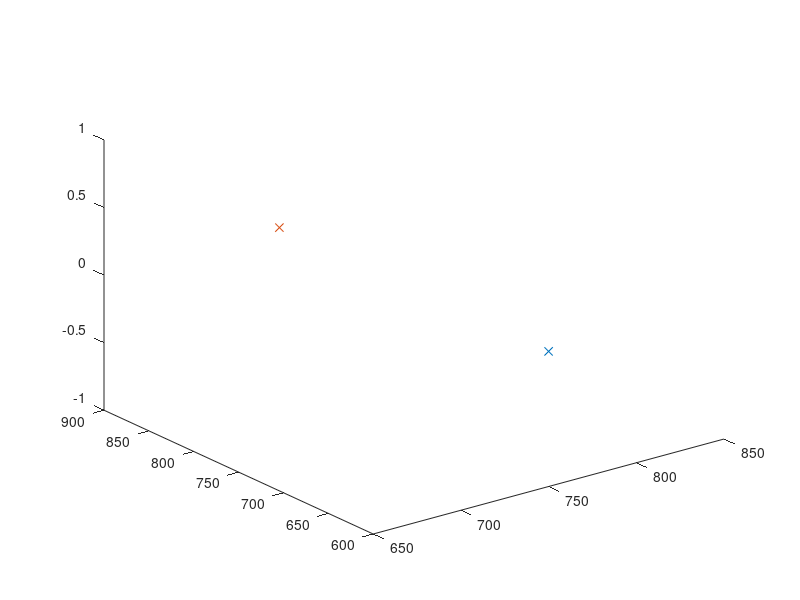

Source code (MATLAB): (Note: this script raises an error after producing the figure.)
clc;clear all;
n = 2;% input('Enter number of buildings in urban environment: ');

rotate3d;
z = 600;%input('Enter the height of UAV: ');
const1 = 0;const2 = 1500;
R = [750,0,0];%input('Enter the point on the road: ');


ad = [300,200,200];%input('Enter [l,w,h] of 1st building: ');
bd = [300,200,300];%input('Enter [l,w,h] of 2nd 1building: ');
wr = 200;%input('Enter width of the road: ');

a = [0,750,0];%input('Enter centre of building: ');
b = [0,750,0];
a(1,1) = 750 + (wr/2) + (ad(1,2)/2);
b(1,1) = 750 - (wr/2) - (bd(1,2)/2);

la = ad(1,1);wa = ad(1,2);ha = ad(1,3);

lb = bd(1,1);wb = bd(1,2);hb = bd(1,3);


R(1,2) = 750 - (la/2) + 0.00001;%input('Enter y coordinate of point on road: ');

plot3(R(1,1),R(1,2),0,'-x');

if (R(1,2)<=750+(la/2)) && (R(1,2)>=750-(la/2)) && (R(1,2)<=750+(lb/2)) && (R(1,2)>=750-(lb/2)) 

P1(1,1) = R(1,1) + (wr/2)*((const2 - R(1,2))/(750+(la/2) - R(1,2)));P1(1,2) = const2;

P2(1,1) = R(1,1) + (wr/2)*(z/ha);P2(1,2) = R(1,2) + (750+(la/2)- R(1,2))*(z/ha);

P3(1,1) = R(1,1) + (wr/2)*(z/ha);P3(1,2) = R(1,2) + (750 - (la/2) - R(1,2))*(z/ha);

P4(1,1) = R(1,1) + (wr/2)*((const1 - R(1,2))/(750 -(la/2) - R(1,2)));P4(1,2) = const1;

P5(1,1) = R(1,1) + (-wr/2)*((const1 - R(1,2))/(750 -(lb/2) - R(1,2)));P5(1,2) = const1;

P6(1,1) = R(1,1) + (-wr/2)*(z/hb);P6(1,2) = R(1,2) + (750 -(lb/2) - R(1,2))*(z/hb);

P7(1,1) = R(1,1) + (-wr/2)*(z/hb);P7(1,2) = R(1,2) + (750 +(lb/2) - R(1,2))*(z/hb);

P8(1,1) = R(1,1) + (-wr/2)*((const2 - R(1,2))/(750 +(lb/2) - R(1,2)));P8(1,2) = const2;

X = [P1(1,1) P2(1,1) P3(1,1) P4(1,1) P5(1,1) P6(1,1) P7(1,1) P8(1,1)];
Y = [P1(1,2) P2(1,2) P3(1,2) P4(1,2) P5(1,2) P6(1,2) P7(1,2) P8(1,2)];
Z = [z z z z z z z z];

end


if (R(1,2)<750+(la/2)) && (R(1,2)>750-(la/2)) && (R(1,2)<750+(lb/2)) && (R(1,2)<750-(lb/2))

P1(1,1) = R(1,1) + (wr/2)*((const2 - R(1,2))/(750+(la/2) - R(1,2)));P1(1,2) = const2;

P2(1,1) = R(1,1) + (wr/2)*(z/ha);P2(1,2) = R(1,2) + (750+(la/2)- R(1,2))*(z/ha);

P3(1,1) = R(1,1) + (wr/2)*(z/ha);P3(1,2) = R(1,2) + (750 - (la/2) - R(1,2))*(z/ha);

P4(1,1) = R(1,1) + (wr/2)*((const1 - R(1,2))/(750 -(la/2) - R(1,2)));P4(1,2) = const1;

P5(1,1) = const1;P5(1,2) = R(1,2) + (750 - (lb/2) - R(1,2))*((const1 - R(1,1))/(-wb - (wr/2)));

P6(1,1) = R(1,1) + (-(wr/2)-wb)*(z/hb);P6(1,2) = R(1,2) + (750 - (lb/2) - R(1,2))*(z/hb);

P7(1,1) = R(1,1) + (-wr/2)*(z/hb);P7(1,2) = R(1,2) + (750 - (lb/2) - R(1,2))*(z/hb);

P8(1,1) = R(1,1) + (-wr/2)*(z/hb);P8(1,2) = R(1,2) + (750 +(lb/2) - R(1,2))*(z/hb);

P9(1,1) = R(1,1) + (-wr/2)*((const2 - R(1,2))/(750 +(lb/2) - R(1,2)));P9(1,2) = const2;

X = [P1(1,1) P2(1,1) P3(1,1) P4(1,1) 0 P5(1,1) P6(1,1) P7(1,1) P8(1,1) P9(1,1) ];
Y = [P1(1,2) P2(1,2) P3(1,2) P4(1,2) 0 P5(1,2) P6(1,2) P7(1,2) P8(1,2) P9(1,2) ];
Z = [z z z z z z z z z z];

end


if (R(1,2)<750+(la/2)) && (R(1,2)<750-(la/2)) && (R(1,2)<750+(lb/2)) && (R(1,2)>750-(lb/2)) 

P1(1,1) = R(1,1) + (wr/2)*((const2 - R(1,2))/(750+(la/2) - R(1,2)));P1(1,2) = const2;

P2(1,1) = R(1,1) + (wr/2)*(z/ha);P2(1,2) = R(1,2) + (750+(la/2)- R(1,2))*(z/ha);

P3(1,1) = R(1,1) + (wr/2)*(z/ha);P3(1,2) = R(1,2) + (750 - (la/2) - R(1,2))*(z/ha);

P4(1,1) = R(1,1) + ((wr/2) + wa)*(z/ha);P4(1,2) = R(1,2) + (750 - (la/2) - R(1,2))*(z/ha);

P5(1,1) = const2;P5(1,2) = R(1,2) + (750 - (la/2) - R(1,2))*((const2 - R(1,1))/((wr/2) + wa));

P6(1,1) = R(1,1) + (-wr/2)*((const1 - R(1,2))/(750 -(lb/2) - R(1,2)));P6(1,2) = const1;

P7(1,1) = R(1,1) + (-wr/2)*(z/hb);P7(1,2) = R(1,2) + (750 -(lb/2) - R(1,2))*(z/hb);

P8(1,1) = R(1,1) + (-wr/2)*(z/hb);P8(1,2) = R(1,2) + (750 +(lb/2) - R(1,2))*(z/hb);

P9(1,1) = R(1,1) + (-wr/2)*((const2 - R(1,2))/(750 +(lb/2) - R(1,2)));P9(1,2) = const2;

X = [P1(1,1) P2(1,1) P3(1,1) P4(1,1) P5(1,1) 1500 P6(1,1) P7(1,1) P8(1,1) P9(1,1) ];
Y = [P1(1,2) P2(1,2) P3(1,2) P4(1,2) P5(1,2)  0 P6(1,2) P7(1,2) P8(1,2) P9(1,2) ];
Z = [z z z z z z z z z z];

end


if (R(1,2)<750+(la/2)) && (R(1,2)<750-(la/2)) && (R(1,2)<750+(lb/2)) && (R(1,2)<750-(lb/2)) 

P1(1,1) = R(1,1) + (wr/2)*((const2 - R(1,2))/(750+(la/2) - R(1,2)));P1(1,2) = const2;

P2(1,1) = R(1,1) + (wr/2)*(z/ha);P2(1,2) = R(1,2) + (750+(la/2)- R(1,2))*(z/ha);

P3(1,1) = R(1,1) + (wr/2)*(z/ha);P3(1,2) = R(1,2) + (750 - (la/2) - R(1,2))*(z/ha);

P4(1,1) = R(1,1) + ((wr/2) + wa)*(z/ha);P4(1,2) = R(1,2) + (750 - (la/2) - R(1,2))*(z/ha);

P5(1,1) = const2;P5(1,2) = R(1,2) + (750 - (la/2) - R(1,2))*((const2 - R(1,1))/((wr/2) + wa ));

P6(1,1) = const1;P6(1,2) = R(1,2) + (750 - (lb/2) - R(1,2))*((const1 - R(1,1))/(-wb - (wr/2)));

P7(1,1) = R(1,1) + (-(wr/2)-wb)*(z/hb);P7(1,2) = R(1,2) + (750 - (lb/2) - R(1,2))*(z/hb);

P8(1,1) = R(1,1) + (-wr/2)*(z/hb);P8(1,2) = R(1,2) + (750 - (lb/2) - R(1,2))*(z/hb);

P9(1,1) = R(1,1) + (-wr/2)*(z/hb);P9(1,2) = R(1,2) + (750 +(lb/2) - R(1,2))*(z/hb);

P10(1,1) = R(1,1) + (-wr/2)*((const2 - R(1,2))/(750 +(lb/2) - R(1,2)));P10(1,2) = const2;

X = [P1(1,1) P2(1,1) P3(1,1) P4(1,1) P5(1,1) 1500 0 P6(1,1) P7(1,1) P8(1,1) P9(1,1) P10(1,1)];
Y = [P1(1,2) P2(1,2) P3(1,2) P4(1,2) P5(1,2) 0 0 P6(1,2) P7(1,2) P8(1,2) P9(1,2) P10(1,2)];
Z = [z z z z z z z z z z z z];

end


if (R(1,2)<750+(la/2)) && (R(1,2)>750-(la/2)) && (R(1,2)>750+(lb/2)) && (R(1,2)>750-(lb/2)) 

P1(1,1) = R(1,1) + (wr/2)*((const2 - R(1,2))/(750+(la/2) - R(1,2)));P1(1,2) = const2;

P2(1,1) = R(1,1) + (wr/2)*(z/ha);P2(1,2) = R(1,2) + (750+(la/2)- R(1,2))*(z/ha);

P3(1,1) = R(1,1) + (wr/2)*(z/ha);P3(1,2) = R(1,2) + (750 - (la/2) - R(1,2))*(z/ha);

P4(1,1) = R(1,1) + (wr/2)*((const1 - R(1,2))/(750 -(la/2) - R(1,2)));P4(1,2) = const1;

P5(1,1) = R(1,1) + (-wr/2)*((const1 - R(1,2))/(750 -(lb/2) - R(1,2)));P5(1,2) = const1;

P6(1,1) = R(1,1) + (-wr/2)*(z/hb);P6(1,2) = R(1,2) + (750 -(lb/2) - R(1,2))*(z/hb);

P7(1,1) = R(1,1) + (-wr/2)*(z/hb);P7(1,2) = R(1,2) + (750 +(lb/2) - R(1,2))*(z/hb);

P8(1,1) = R(1,1) + (-(wr/2) - wb)*(z/hb);P8(1,2) = R(1,2) + (750 +(lb/2) - R(1,2))*(z/hb);

P9(1,1) = const1;P9(1,2) = R(1,2) + (750 +(lb/2) - R(1,2))*((const1 - R(1,1))/(-(wr/2) - wb));

X = [P1(1,1) P2(1,1) P3(1,1) P4(1,1) P5(1,1) P6(1,1) P7(1,1) P8(1,1) P9(1,1) 0];
Y = [P1(1,2) P2(1,2) P3(1,2) P4(1,2) P5(1,2) P6(1,2) P7(1,2) P8(1,2) P9(1,2) 1500];
Z = [z z z z z z z z z z ];

end


if (R(1,2)>750+(la/2)) && (R(1,2)>750-(la/2)) && (R(1,2)<750+(lb/2)) && (R(1,2)>750-(lb/2)) 

P1(1,1) = const2;P1(1,2) = R(1,1) + (750+(la/2) - R(1,2))*((const2 - R(1,1))/((wr/2) + wa));

P2(1,1) = R(1,1) + ((wr/2)+ wa)*(z/ha);P2(1,2) = R(1,2) + (750+(la/2)- R(1,2))*(z/ha);

P3(1,1) = R(1,1) + (wr/2)*(z/ha);P3(1,2) = R(1,2) + (750+(la/2)- R(1,2))*(z/ha);

P4(1,1) = R(1,1) + (wr/2)*(z/ha);P4(1,2) = R(1,2) + (750 - (la/2) - R(1,2))*(z/ha);

P5(1,1) = R(1,1) + (wr/2)*((const1 - R(1,2))/(750 -(la/2) - R(1,2)));P5(1,2) = const1;

P6(1,1) = R(1,1) + (-wr/2)*((const1 - R(1,2))/(750 -(lb/2) - R(1,2)));P6(1,2) = const1;

P7(1,1) = R(1,1) + (-wr/2)*(z/hb);P7(1,2) = R(1,2) + (750 -(lb/2) - R(1,2))*(z/hb);

P8(1,1) = R(1,1) + (-wr/2)*(z/hb);P8(1,2) = R(1,2) + (750 +(lb/2) - R(1,2))*(z/hb);

P9(1,1) = R(1,1) + (-wr/2)*((const2 - R(1,2))/(750 +(lb/2) - R(1,2)));P9(1,2) = const2;

X = [1500 P1(1,1) P2(1,1) P3(1,1) P4(1,1) P5(1,1) P6(1,1) P7(1,1) P8(1,1) P9(1,1)];
Y = [1500 P1(1,2) P2(1,2) P3(1,2) P4(1,2) P5(1,2) P6(1,2) P7(1,2) P8(1,2) P9(1,2)];
Z = [z z z z z z z z z z];

end


if (R(1,2)>750+(la/2)) && (R(1,2)>750-(la/2)) && (R(1,2)>750+(lb/2)) && (R(1,2)>750-(lb/2)) 

P1(1,1) = const2;P1(1,2) = R(1,2) + (750+(la/2) - R(1,2))*((const2 - R(1,1))/((wr/2) + wa));

P2(1,1) = R(1,1) + ((wr/2)+ wa)*(z/ha);P2(1,2) = R(1,2) + (750+(la/2)- R(1,2))*(z/ha);

P3(1,1) = R(1,1) + (wr/2)*(z/ha);P3(1,2) = R(1,2) + (750+(la/2)- R(1,2))*(z/ha);

P4(1,1) = R(1,1) + (wr/2)*(z/ha);P4(1,2) = R(1,2) + (750 - (la/2) - R(1,2))*(z/ha);

P5(1,1) = R(1,1) + (wr/2)*((const1 - R(1,2))/(750 -(la/2) - R(1,2)));P5(1,2) = const1;

P6(1,1) = R(1,1) + (-wr/2)*((const1 - R(1,2))/(750 -(lb/2) - R(1,2)));P6(1,2) = const1;

P7(1,1) = R(1,1) + (-wr/2)*(z/hb);P7(1,2) = R(1,2) + (750 -(lb/2) - R(1,2))*(z/hb);

P8(1,1) = R(1,1) + (-(wr/2) - wb)*(z/hb);P8(1,2) = R(1,2) + (750 -(lb/2) - R(1,2))*(z/hb);

P9(1,1) = R(1,1) + (-(wr/2) - wb)*(z/hb);P9(1,2) = R(1,2) + (750 +(lb/2) - R(1,2))*(z/hb);

P10(1,1) = const1;P10(1,2) = R(1,2) + (750 +(lb/2) - R(1,2))*((const1 - R(1,1))/(-(wr/2) - wb));

X = [1500 P1(1,1) P2(1,1) P3(1,1) P4(1,1) P5(1,1) P6(1,1) P7(1,1) P8(1,1) P9(1,1) P10(1,1) 0];
Y = [1500 P1(1,2) P2(1,2) P3(1,2) P4(1,2) P5(1,2) P6(1,2) P7(1,2) P8(1,2) P9(1,2) P10(1,2) 1500];
Z = [z z z z z z z z z z z z];

end


R(1,2) = 750 + (la/2) - 0.00001;

hold on 

plot3(R(1,1),R(1,2),0,'-x');

if (R(1,2)<=750+(la/2)) && (R(1,2)>=750-(la/2)) && (R(1,2)<=750+(lb/2)) && (R(1,2)>=750-(lb/2)) 

P1(1,1) = R(1,1) + (wr/2)*((const2 - R(1,2))/(750+(la/2) - R(1,2)));P1(1,2) = const2;

P2(1,1) = R(1,1) + (wr/2)*(z/ha);P2(1,2) = R(1,2) + (750+(la/2)- R(1,2))*(z/ha);

P3(1,1) = R(1,1) + (wr/2)*(z/ha);P3(1,2) = R(1,2) + (750 - (la/2) - R(1,2))*(z/ha);

P4(1,1) = R(1,1) + (wr/2)*((const1 - R(1,2))/(750 -(la/2) - R(1,2)));P4(1,2) = const1;

P5(1,1) = R(1,1) + (-wr/2)*((const1 - R(1,2))/(750 -(lb/2) - R(1,2)));P5(1,2) = const1;

P6(1,1) = R(1,1) + (-wr/2)*(z/hb);P6(1,2) = R(1,2) + (750 -(lb/2) - R(1,2))*(z/hb);

P7(1,1) = R(1,1) + (-wr/2)*(z/hb);P7(1,2) = R(1,2) + (750 +(lb/2) - R(1,2))*(z/hb);

P8(1,1) = R(1,1) + (-wr/2)*((const2 - R(1,2))/(750 +(lb/2) - R(1,2)));P8(1,2) = const2;

X1 = [P1(1,1) P2(1,1) P3(1,1) P4(1,1) P5(1,1) P6(1,1) P7(1,1) P8(1,1)];
Y1 = [P1(1,2) P2(1,2) P3(1,2) P4(1,2) P5(1,2) P6(1,2) P7(1,2) P8(1,2)];
Z1 = [z z z z z z z z];

end


if (R(1,2)<750+(la/2)) && (R(1,2)>750-(la/2)) && (R(1,2)<750+(lb/2)) && (R(1,2)<750-(lb/2))

P1(1,1) = R(1,1) + (wr/2)*((const2 - R(1,2))/(750+(la/2) - R(1,2)));P1(1,2) = const2;

P2(1,1) = R(1,1) + (wr/2)*(z/ha);P2(1,2) = R(1,2) + (750+(la/2)- R(1,2))*(z/ha);

P3(1,1) = R(1,1) + (wr/2)*(z/ha);P3(1,2) = R(1,2) + (750 - (la/2) - R(1,2))*(z/ha);

P4(1,1) = R(1,1) + (wr/2)*((const1 - R(1,2))/(750 -(la/2) - R(1,2)));P4(1,2) = const1;

P5(1,1) = const1;P5(1,2) = R(1,2) + (750 - (lb/2) - R(1,2))*((const1 - R(1,1))/(-wb - (wr/2)));

P6(1,1) = R(1,1) + (-(wr/2)-wb)*(z/hb);P6(1,2) = R(1,2) + (750 - (lb/2) - R(1,2))*(z/hb);

P7(1,1) = R(1,1) + (-wr/2)*(z/hb);P7(1,2) = R(1,2) + (750 - (lb/2) - R(1,2))*(z/hb);

P8(1,1) = R(1,1) + (-wr/2)*(z/hb);P8(1,2) = R(1,2) + (750 +(lb/2) - R(1,2))*(z/hb);

P9(1,1) = R(1,1) + (-wr/2)*((const2 - R(1,2))/(750 +(lb/2) - R(1,2)));P9(1,2) = const2;

X1 = [P1(1,1) P2(1,1) P3(1,1) P4(1,1) 0 P5(1,1) P6(1,1) P7(1,1) P8(1,1) P9(1,1) ];
Y1 = [P1(1,2) P2(1,2) P3(1,2) P4(1,2) 0 P5(1,2) P6(1,2) P7(1,2) P8(1,2) P9(1,2) ];
Z1 = [z z z z z z z z z z];

end


if (R(1,2)<750+(la/2)) && (R(1,2)<750-(la/2)) && (R(1,2)<750+(lb/2)) && (R(1,2)>750-(lb/2)) 

P1(1,1) = R(1,1) + (wr/2)*((const2 - R(1,2))/(750+(la/2) - R(1,2)));P1(1,2) = const2;

P2(1,1) = R(1,1) + (wr/2)*(z/ha);P2(1,2) = R(1,2) + (750+(la/2)- R(1,2))*(z/ha);

P3(1,1) = R(1,1) + (wr/2)*(z/ha);P3(1,2) = R(1,2) + (750 - (la/2) - R(1,2))*(z/ha);

P4(1,1) = R(1,1) + ((wr/2) + wa)*(z/ha);P4(1,2) = R(1,2) + (750 - (la/2) - R(1,2))*(z/ha);

P5(1,1) = const2;P5(1,2) = R(1,2) + (750 - (la/2) - R(1,2))*((const2 - R(1,1))/((wr/2) + wa));

P6(1,1) = R(1,1) + (-wr/2)*((const1 - R(1,2))/(750 -(lb/2) - R(1,2)));P6(1,2) = const1;

P7(1,1) = R(1,1) + (-wr/2)*(z/hb);P7(1,2) = R(1,2) + (750 -(lb/2) - R(1,2))*(z/hb);

P8(1,1) = R(1,1) + (-wr/2)*(z/hb);P8(1,2) = R(1,2) + (750 +(lb/2) - R(1,2))*(z/hb);

P9(1,1) = R(1,1) + (-wr/2)*((const2 - R(1,2))/(750 +(lb/2) - R(1,2)));P9(1,2) = const2;

X1 = [P1(1,1) P2(1,1) P3(1,1) P4(1,1) P5(1,1) 1500 P6(1,1) P7(1,1) P8(1,1) P9(1,1) ];
Y1 = [P1(1,2) P2(1,2) P3(1,2) P4(1,2) P5(1,2)  0 P6(1,2) P7(1,2) P8(1,2) P9(1,2) ];
Z1 = [z z z z z z z z z z];

end


if (R(1,2)<750+(la/2)) && (R(1,2)<750-(la/2)) && (R(1,2)<750+(lb/2)) && (R(1,2)<750-(lb/2)) 

P1(1,1) = R(1,1) + (wr/2)*((const2 - R(1,2))/(750+(la/2) - R(1,2)));P1(1,2) = const2;

P2(1,1) = R(1,1) + (wr/2)*(z/ha);P2(1,2) = R(1,2) + (750+(la/2)- R(1,2))*(z/ha);

P3(1,1) = R(1,1) + (wr/2)*(z/ha);P3(1,2) = R(1,2) + (750 - (la/2) - R(1,2))*(z/ha);

P4(1,1) = R(1,1) + ((wr/2) + wa)*(z/ha);P4(1,2) = R(1,2) + (750 - (la/2) - R(1,2))*(z/ha);

P5(1,1) = const2;P5(1,2) = R(1,2) + (750 - (la/2) - R(1,2))*((const2 - R(1,1))/((wr/2) + wa ));

P6(1,1) = const1;P6(1,2) = R(1,2) + (750 - (lb/2) - R(1,2))*((const1 - R(1,1))/(-wb - (wr/2)));

P7(1,1) = R(1,1) + (-(wr/2)-wb)*(z/hb);P7(1,2) = R(1,2) + (750 - (lb/2) - R(1,2))*(z/hb);

P8(1,1) = R(1,1) + (-wr/2)*(z/hb);P8(1,2) = R(1,2) + (750 - (lb/2) - R(1,2))*(z/hb);

P9(1,1) = R(1,1) + (-wr/2)*(z/hb);P9(1,2) = R(1,2) + (750 +(lb/2) - R(1,2))*(z/hb);

P10(1,1) = R(1,1) + (-wr/2)*((const2 - R(1,2))/(750 +(lb/2) - R(1,2)));P10(1,2) = const2;

X1 = [P1(1,1) P2(1,1) P3(1,1) P4(1,1) P5(1,1) 1500 0 P6(1,1) P7(1,1) P8(1,1) P9(1,1) P10(1,1)];
Y1 = [P1(1,2) P2(1,2) P3(1,2) P4(1,2) P5(1,2) 0 0 P6(1,2) P7(1,2) P8(1,2) P9(1,2) P10(1,2)];
Z1 = [z z z z z z z z z z z z];

end


if (R(1,2)<750+(la/2)) && (R(1,2)>750-(la/2)) && (R(1,2)>750+(lb/2)) && (R(1,2)>750-(lb/2)) 

P1(1,1) = R(1,1) + (wr/2)*((const2 - R(1,2))/(750+(la/2) - R(1,2)));P1(1,2) = const2;

P2(1,1) = R(1,1) + (wr/2)*(z/ha);P2(1,2) = R(1,2) + (750+(la/2)- R(1,2))*(z/ha);

P3(1,1) = R(1,1) + (wr/2)*(z/ha);P3(1,2) = R(1,2) + (750 - (la/2) - R(1,2))*(z/ha);

P4(1,1) = R(1,1) + (wr/2)*((const1 - R(1,2))/(750 -(la/2) - R(1,2)));P4(1,2) = const1;

P5(1,1) = R(1,1) + (-wr/2)*((const1 - R(1,2))/(750 -(lb/2) - R(1,2)));P5(1,2) = const1;

P6(1,1) = R(1,1) + (-wr/2)*(z/hb);P6(1,2) = R(1,2) + (750 -(lb/2) - R(1,2))*(z/hb);

P7(1,1) = R(1,1) + (-wr/2)*(z/hb);P7(1,2) = R(1,2) + (750 +(lb/2) - R(1,2))*(z/hb);

P8(1,1) = R(1,1) + (-(wr/2) - wb)*(z/hb);P8(1,2) = R(1,2) + (750 +(lb/2) - R(1,2))*(z/hb);

P9(1,1) = const1;P9(1,2) = R(1,2) + (750 +(lb/2) - R(1,2))*((const1 - R(1,1))/(-(wr/2) - wb));

X1 = [P1(1,1) P2(1,1) P3(1,1) P4(1,1) P5(1,1) P6(1,1) P7(1,1) P8(1,1) P9(1,1) 0];
Y1 = [P1(1,2) P2(1,2) P3(1,2) P4(1,2) P5(1,2) P6(1,2) P7(1,2) P8(1,2) P9(1,2) 1500];
Z1 = [z z z z z z z z z z ];

end


if (R(1,2)>750+(la/2)) && (R(1,2)>750-(la/2)) && (R(1,2)<750+(lb/2)) && (R(1,2)>750-(lb/2)) 

P1(1,1) = const2;P1(1,2) = R(1,1) + (750+(la/2) - R(1,2))*((const2 - R(1,1))/((wr/2) + wa));

P2(1,1) = R(1,1) + ((wr/2)+ wa)*(z/ha);P2(1,2) = R(1,2) + (750+(la/2)- R(1,2))*(z/ha);

P3(1,1) = R(1,1) + (wr/2)*(z/ha);P3(1,2) = R(1,2) + (750+(la/2)- R(1,2))*(z/ha);

P4(1,1) = R(1,1) + (wr/2)*(z/ha);P4(1,2) = R(1,2) + (750 - (la/2) - R(1,2))*(z/ha);

P5(1,1) = R(1,1) + (wr/2)*((const1 - R(1,2))/(750 -(la/2) - R(1,2)));P5(1,2) = const1;

P6(1,1) = R(1,1) + (-wr/2)*((const1 - R(1,2))/(750 -(lb/2) - R(1,2)));P6(1,2) = const1;

P7(1,1) = R(1,1) + (-wr/2)*(z/hb);P7(1,2) = R(1,2) + (750 -(lb/2) - R(1,2))*(z/hb);

P8(1,1) = R(1,1) + (-wr/2)*(z/hb);P8(1,2) = R(1,2) + (750 +(lb/2) - R(1,2))*(z/hb);

P9(1,1) = R(1,1) + (-wr/2)*((const2 - R(1,2))/(750 +(lb/2) - R(1,2)));P9(1,2) = const2;

X1 = [1500 P1(1,1) P2(1,1) P3(1,1) P4(1,1) P5(1,1) P6(1,1) P7(1,1) P8(1,1) P9(1,1)];
Y1 = [1500 P1(1,2) P2(1,2) P3(1,2) P4(1,2) P5(1,2) P6(1,2) P7(1,2) P8(1,2) P9(1,2)];
Z1 = [z z z z z z z z z z];

end


if (R(1,2)>750+(la/2)) && (R(1,2)>750-(la/2)) && (R(1,2)>750+(lb/2)) && (R(1,2)>750-(lb/2)) 

P1(1,1) = const2;P1(1,2) = R(1,2) + (750+(la/2) - R(1,2))*((const2 - R(1,1))/((wr/2) + wa));

P2(1,1) = R(1,1) + ((wr/2)+ wa)*(z/ha);P2(1,2) = R(1,2) + (750+(la/2)- R(1,2))*(z/ha);

P3(1,1) = R(1,1) + (wr/2)*(z/ha);P3(1,2) = R(1,2) + (750+(la/2)- R(1,2))*(z/ha);

P4(1,1) = R(1,1) + (wr/2)*(z/ha);P4(1,2) = R(1,2) + (750 - (la/2) - R(1,2))*(z/ha);

P5(1,1) = R(1,1) + (wr/2)*((const1 - R(1,2))/(750 -(la/2) - R(1,2)));P5(1,2) = const1;

P6(1,1) = R(1,1) + (-wr/2)*((const1 - R(1,2))/(750 -(lb/2) - R(1,2)));P6(1,2) = const1;

P7(1,1) = R(1,1) + (-wr/2)*(z/hb);P7(1,2) = R(1,2) + (750 -(lb/2) - R(1,2))*(z/hb);

P8(1,1) = R(1,1) + (-(wr/2) - wb)*(z/hb);P8(1,2) = R(1,2) + (750 -(lb/2) - R(1,2))*(z/hb);

P9(1,1) = R(1,1) + (-(wr/2) - wb)*(z/hb);P9(1,2) = R(1,2) + (750 +(lb/2) - R(1,2))*(z/hb);

P10(1,1) = const1;P10(1,2) = R(1,2) + (750 +(lb/2) - R(1,2))*((const1 - R(1,1))/(-(wr/2) - wb));

X1 = [1500 P1(1,1) P2(1,1) P3(1,1) P4(1,1) P5(1,1) P6(1,1) P7(1,1) P8(1,1) P9(1,1) P10(1,1) 0];
Y1 = [1500 P1(1,2) P2(1,2) P3(1,2) P4(1,2) P5(1,2) P6(1,2) P7(1,2) P8(1,2) P9(1,2) P10(1,2) 1500];
Z1 = [z z z z z z z z z z z z];

end



[Xb, Yb] = polybool('intersection', X,Y,X1,Y1);

num = numel(Xb);
for po=1:1:num;
    Zb(po,1) = z;
end


patch(Xb,Yb,Zb,'green');

voxel(a + [-wa/2,-la/2,0],[wa la ha],'c',0.7);
voxel(b + [-wb/2,-lb/2,0],[wb lb hb],'c',0.7);

axis([const1 const2 const1 const2 0 z]);
axis('square');




